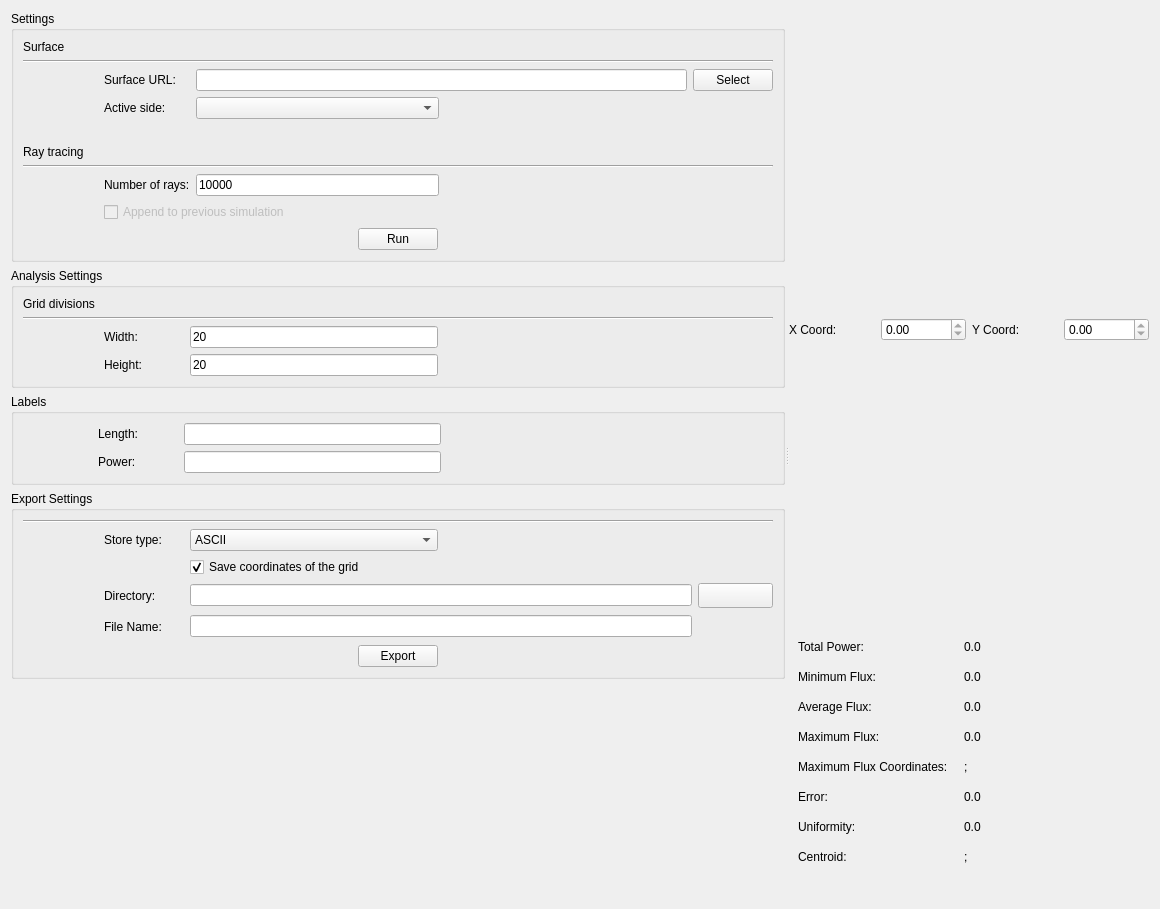
<?xml version="1.0" encoding="UTF-8"?>
<ui version="4.0">
 <class>FluxAnalysisDialog</class>
 <widget class="QDialog" name="FluxAnalysisDialog">
  <property name="geometry">
   <rect>
    <x>0</x>
    <y>0</y>
    <width>1160</width>
    <height>909</height>
   </rect>
  </property>
  <property name="focusPolicy">
   <enum>Qt::NoFocus</enum>
  </property>
  <property name="windowTitle">
   <string>Tonatiuh</string>
  </property>
  <layout class="QVBoxLayout" name="verticalLayout">
   <item>
    <widget class="QWidget" name="dialogMainWidget" native="true">
     <layout class="QHBoxLayout" name="horizontalLayout">
      <property name="leftMargin">
       <number>0</number>
      </property>
      <property name="topMargin">
       <number>0</number>
      </property>
      <property name="rightMargin">
       <number>0</number>
      </property>
      <property name="bottomMargin">
       <number>0</number>
      </property>
      <item>
       <widget class="QSplitter" name="splitter">
        <property name="orientation">
         <enum>Qt::Horizontal</enum>
        </property>
        <widget class="QWidget" name="parametersWidget" native="true">
         <layout class="QVBoxLayout" name="parametersLayout">
          <property name="leftMargin">
           <number>0</number>
          </property>
          <property name="topMargin">
           <number>0</number>
          </property>
          <property name="rightMargin">
           <number>0</number>
          </property>
          <property name="bottomMargin">
           <number>0</number>
          </property>
          <item>
           <widget class="QGroupBox" name="inputWidget">
            <property name="title">
             <string>Settings</string>
            </property>
            <layout class="QGridLayout" name="gridLayout">
             <item row="4" column="1">
              <widget class="QLabel" name="surfaceSideLabel">
               <property name="sizePolicy">
                <sizepolicy hsizetype="Preferred" vsizetype="Preferred">
                 <horstretch>0</horstretch>
                 <verstretch>0</verstretch>
                </sizepolicy>
               </property>
               <property name="text">
                <string>Active side:</string>
               </property>
              </widget>
             </item>
             <item row="12" column="0" colspan="5">
              <widget class="Line" name="line_2">
               <property name="orientation">
                <enum>Qt::Horizontal</enum>
               </property>
              </widget>
             </item>
             <item row="5" column="0" colspan="5">
              <spacer name="horizontalSpacer">
               <property name="orientation">
                <enum>Qt::Horizontal</enum>
               </property>
               <property name="sizeHint" stdset="0">
                <size>
                 <width>40</width>
                 <height>20</height>
                </size>
               </property>
              </spacer>
             </item>
             <item row="13" column="1">
              <widget class="QLabel" name="nRaysLabel">
               <property name="minimumSize">
                <size>
                 <width>80</width>
                 <height>0</height>
                </size>
               </property>
               <property name="text">
                <string>Number of rays:</string>
               </property>
              </widget>
             </item>
             <item row="4" column="3">
              <spacer name="horizontalSpacer_6">
               <property name="orientation">
                <enum>Qt::Horizontal</enum>
               </property>
               <property name="sizeHint" stdset="0">
                <size>
                 <width>40</width>
                 <height>20</height>
                </size>
               </property>
              </spacer>
             </item>
             <item row="4" column="2">
              <widget class="QComboBox" name="sidesCombo">
               <property name="sizePolicy">
                <sizepolicy hsizetype="Expanding" vsizetype="Preferred">
                 <horstretch>0</horstretch>
                 <verstretch>0</verstretch>
                </sizepolicy>
               </property>
               <property name="minimumSize">
                <size>
                 <width>125</width>
                 <height>0</height>
                </size>
               </property>
              </widget>
             </item>
             <item row="3" column="2" colspan="2">
              <widget class="QLineEdit" name="surfaceEdit">
               <property name="sizePolicy">
                <sizepolicy hsizetype="Preferred" vsizetype="Fixed">
                 <horstretch>0</horstretch>
                 <verstretch>0</verstretch>
                </sizepolicy>
               </property>
               <property name="text">
                <string/>
               </property>
              </widget>
             </item>
             <item row="3" column="4">
              <widget class="QPushButton" name="selectButton">
               <property name="focusPolicy">
                <enum>Qt::NoFocus</enum>
               </property>
               <property name="text">
                <string>Select</string>
               </property>
              </widget>
             </item>
             <item row="14" column="1" colspan="2">
              <widget class="QCheckBox" name="appendCheck">
               <property name="enabled">
                <bool>false</bool>
               </property>
               <property name="text">
                <string>Append to previous simulation</string>
               </property>
               <property name="checked">
                <bool>false</bool>
               </property>
              </widget>
             </item>
             <item row="0" column="0">
              <widget class="QLabel" name="surfaceTitleLabel">
               <property name="text">
                <string>Surface</string>
               </property>
              </widget>
             </item>
             <item row="3" column="1">
              <widget class="QLabel" name="surfaceLabel">
               <property name="sizePolicy">
                <sizepolicy hsizetype="Preferred" vsizetype="Preferred">
                 <horstretch>0</horstretch>
                 <verstretch>0</verstretch>
                </sizepolicy>
               </property>
               <property name="minimumSize">
                <size>
                 <width>80</width>
                 <height>0</height>
                </size>
               </property>
               <property name="text">
                <string>Surface URL:</string>
               </property>
              </widget>
             </item>
             <item row="11" column="0">
              <widget class="QLabel" name="label_2">
               <property name="text">
                <string>Ray tracing</string>
               </property>
              </widget>
             </item>
             <item row="13" column="0">
              <spacer name="horizontalSpacer_9">
               <property name="orientation">
                <enum>Qt::Horizontal</enum>
               </property>
               <property name="sizeType">
                <enum>QSizePolicy::Minimum</enum>
               </property>
               <property name="sizeHint" stdset="0">
                <size>
                 <width>75</width>
                 <height>20</height>
                </size>
               </property>
              </spacer>
             </item>
             <item row="1" column="0" colspan="5">
              <widget class="Line" name="line_3">
               <property name="orientation">
                <enum>Qt::Horizontal</enum>
               </property>
              </widget>
             </item>
             <item row="4" column="4">
              <spacer name="horizontalSpacer_16">
               <property name="orientation">
                <enum>Qt::Horizontal</enum>
               </property>
               <property name="sizeType">
                <enum>QSizePolicy::Minimum</enum>
               </property>
               <property name="sizeHint" stdset="0">
                <size>
                 <width>75</width>
                 <height>20</height>
                </size>
               </property>
              </spacer>
             </item>
             <item row="3" column="0">
              <spacer name="horizontalSpacer_17">
               <property name="orientation">
                <enum>Qt::Horizontal</enum>
               </property>
               <property name="sizeType">
                <enum>QSizePolicy::Minimum</enum>
               </property>
               <property name="sizeHint" stdset="0">
                <size>
                 <width>75</width>
                 <height>20</height>
                </size>
               </property>
              </spacer>
             </item>
             <item row="15" column="0" colspan="5">
              <widget class="QWidget" name="runWidget" native="true">
               <layout class="QHBoxLayout" name="runWidgetLayout">
                <property name="spacing">
                 <number>0</number>
                </property>
                <property name="leftMargin">
                 <number>0</number>
                </property>
                <property name="topMargin">
                 <number>0</number>
                </property>
                <property name="rightMargin">
                 <number>0</number>
                </property>
                <property name="bottomMargin">
                 <number>0</number>
                </property>
                <item>
                 <spacer name="horizontalSpacer_4">
                  <property name="orientation">
                   <enum>Qt::Horizontal</enum>
                  </property>
                  <property name="sizeHint" stdset="0">
                   <size>
                    <width>40</width>
                    <height>20</height>
                   </size>
                  </property>
                 </spacer>
                </item>
                <item>
                 <widget class="QPushButton" name="runButton">
                  <property name="focusPolicy">
                   <enum>Qt::NoFocus</enum>
                  </property>
                  <property name="text">
                   <string>Run</string>
                  </property>
                 </widget>
                </item>
                <item>
                 <spacer name="horizontalSpacer_3">
                  <property name="orientation">
                   <enum>Qt::Horizontal</enum>
                  </property>
                  <property name="sizeHint" stdset="0">
                   <size>
                    <width>40</width>
                    <height>20</height>
                   </size>
                  </property>
                 </spacer>
                </item>
               </layout>
               <zorder>runButton</zorder>
               <zorder>horizontalSpacer_3</zorder>
               <zorder>horizontalSpacer_4</zorder>
              </widget>
             </item>
             <item row="13" column="2">
              <widget class="QLineEdit" name="nRaysLine">
               <property name="text">
                <string>10000</string>
               </property>
              </widget>
             </item>
            </layout>
           </widget>
          </item>
          <item>
           <widget class="QGroupBox" name="analysisWidget">
            <property name="title">
             <string>Analysis Settings</string>
            </property>
            <layout class="QGridLayout" name="gridLayout_4">
             <item row="1" column="0" colspan="5">
              <widget class="Line" name="line">
               <property name="orientation">
                <enum>Qt::Horizontal</enum>
               </property>
              </widget>
             </item>
             <item row="0" column="0">
              <widget class="QLabel" name="label_3">
               <property name="text">
                <string>Grid divisions</string>
               </property>
              </widget>
             </item>
             <item row="2" column="0">
              <spacer name="horizontalSpacer_8">
               <property name="orientation">
                <enum>Qt::Horizontal</enum>
               </property>
               <property name="sizeType">
                <enum>QSizePolicy::Minimum</enum>
               </property>
               <property name="sizeHint" stdset="0">
                <size>
                 <width>75</width>
                 <height>20</height>
                </size>
               </property>
              </spacer>
             </item>
             <item row="2" column="1">
              <widget class="QLabel" name="widthDivisionsLabel">
               <property name="sizePolicy">
                <sizepolicy hsizetype="Preferred" vsizetype="Preferred">
                 <horstretch>0</horstretch>
                 <verstretch>0</verstretch>
                </sizepolicy>
               </property>
               <property name="minimumSize">
                <size>
                 <width>80</width>
                 <height>0</height>
                </size>
               </property>
               <property name="text">
                <string>Width:</string>
               </property>
              </widget>
             </item>
             <item row="4" column="1">
              <widget class="QLabel" name="heightDivisionsLabel">
               <property name="text">
                <string>Height:</string>
               </property>
              </widget>
             </item>
             <item row="2" column="2">
              <widget class="QLineEdit" name="gridWidthLine">
               <property name="inputMask">
                <string/>
               </property>
               <property name="text">
                <string>20</string>
               </property>
              </widget>
             </item>
             <item row="4" column="2">
              <widget class="QLineEdit" name="gridHeightLine">
               <property name="inputMask">
                <string/>
               </property>
               <property name="text">
                <string>20</string>
               </property>
              </widget>
             </item>
             <item row="2" column="3">
              <spacer name="horizontalSpacer_7">
               <property name="orientation">
                <enum>Qt::Horizontal</enum>
               </property>
               <property name="sizeHint" stdset="0">
                <size>
                 <width>40</width>
                 <height>20</height>
                </size>
               </property>
              </spacer>
             </item>
             <item row="2" column="4">
              <spacer name="horizontalSpacer_5">
               <property name="orientation">
                <enum>Qt::Horizontal</enum>
               </property>
               <property name="sizeType">
                <enum>QSizePolicy::Minimum</enum>
               </property>
               <property name="sizeHint" stdset="0">
                <size>
                 <width>75</width>
                 <height>20</height>
                </size>
               </property>
              </spacer>
             </item>
            </layout>
           </widget>
          </item>
          <item>
           <widget class="QGroupBox" name="labelsWidget">
            <property name="title">
             <string>Labels</string>
            </property>
            <layout class="QGridLayout" name="gridLayout_6">
             <item row="0" column="1">
              <widget class="QLabel" name="lenghtUnitLabel">
               <property name="minimumSize">
                <size>
                 <width>80</width>
                 <height>0</height>
                </size>
               </property>
               <property name="text">
                <string>Length:</string>
               </property>
              </widget>
             </item>
             <item row="0" column="0">
              <spacer name="horizontalSpacer_18">
               <property name="orientation">
                <enum>Qt::Horizontal</enum>
               </property>
               <property name="sizeType">
                <enum>QSizePolicy::Minimum</enum>
               </property>
               <property name="sizeHint" stdset="0">
                <size>
                 <width>75</width>
                 <height>20</height>
                </size>
               </property>
              </spacer>
             </item>
             <item row="1" column="1">
              <widget class="QLabel" name="powerUnitLabel">
               <property name="text">
                <string>Power:</string>
               </property>
              </widget>
             </item>
             <item row="0" column="2">
              <widget class="QLineEdit" name="lengthUnitLine"/>
             </item>
             <item row="0" column="3">
              <spacer name="horizontalSpacer_19">
               <property name="orientation">
                <enum>Qt::Horizontal</enum>
               </property>
               <property name="sizeHint" stdset="0">
                <size>
                 <width>40</width>
                 <height>20</height>
                </size>
               </property>
              </spacer>
             </item>
             <item row="0" column="4">
              <spacer name="horizontalSpacer_20">
               <property name="orientation">
                <enum>Qt::Horizontal</enum>
               </property>
               <property name="sizeType">
                <enum>QSizePolicy::Minimum</enum>
               </property>
               <property name="sizeHint" stdset="0">
                <size>
                 <width>75</width>
                 <height>20</height>
                </size>
               </property>
              </spacer>
             </item>
             <item row="1" column="2">
              <widget class="QLineEdit" name="powerUnitLine"/>
             </item>
            </layout>
           </widget>
          </item>
          <item>
           <widget class="QGroupBox" name="exportWidget">
            <property name="title">
             <string>Export Settings</string>
            </property>
            <layout class="QGridLayout" name="gridLayout_8">
             <item row="2" column="2">
              <widget class="QCheckBox" name="saveCoordsCheckBox">
               <property name="text">
                <string>Save coordinates of the grid</string>
               </property>
               <property name="checked">
                <bool>true</bool>
               </property>
              </widget>
             </item>
             <item row="3" column="1">
              <widget class="QLabel" name="directoryLabel">
               <property name="sizePolicy">
                <sizepolicy hsizetype="Preferred" vsizetype="Preferred">
                 <horstretch>0</horstretch>
                 <verstretch>0</verstretch>
                </sizepolicy>
               </property>
               <property name="text">
                <string>Directory:</string>
               </property>
              </widget>
             </item>
             <item row="1" column="1">
              <widget class="QLabel" name="storeTypeLabel">
               <property name="enabled">
                <bool>true</bool>
               </property>
               <property name="sizePolicy">
                <sizepolicy hsizetype="Preferred" vsizetype="Preferred">
                 <horstretch>0</horstretch>
                 <verstretch>0</verstretch>
                </sizepolicy>
               </property>
               <property name="minimumSize">
                <size>
                 <width>80</width>
                 <height>0</height>
                </size>
               </property>
               <property name="baseSize">
                <size>
                 <width>0</width>
                 <height>0</height>
                </size>
               </property>
               <property name="text">
                <string>Store type:</string>
               </property>
              </widget>
             </item>
             <item row="4" column="1">
              <widget class="QLabel" name="fileNameLabel">
               <property name="minimumSize">
                <size>
                 <width>0</width>
                 <height>25</height>
                </size>
               </property>
               <property name="text">
                <string>File Name:</string>
               </property>
              </widget>
             </item>
             <item row="4" column="4">
              <spacer name="horizontalSpacer_11">
               <property name="orientation">
                <enum>Qt::Horizontal</enum>
               </property>
               <property name="sizeType">
                <enum>QSizePolicy::Minimum</enum>
               </property>
               <property name="sizeHint" stdset="0">
                <size>
                 <width>75</width>
                 <height>20</height>
                </size>
               </property>
              </spacer>
             </item>
             <item row="1" column="2">
              <widget class="QComboBox" name="storeTypeCombo">
               <property name="sizePolicy">
                <sizepolicy hsizetype="Expanding" vsizetype="Preferred">
                 <horstretch>0</horstretch>
                 <verstretch>0</verstretch>
                </sizepolicy>
               </property>
               <property name="minimumSize">
                <size>
                 <width>85</width>
                 <height>0</height>
                </size>
               </property>
               <property name="maximumSize">
                <size>
                 <width>16777215</width>
                 <height>16777215</height>
                </size>
               </property>
               <property name="acceptDrops">
                <bool>false</bool>
               </property>
               <item>
                <property name="text">
                 <string>ASCII</string>
                </property>
               </item>
               <item>
                <property name="text">
                 <string>IMAGE.PNG</string>
                </property>
               </item>
               <item>
                <property name="text">
                 <string>IMAGE.JPG</string>
                </property>
               </item>
              </widget>
             </item>
             <item row="1" column="0">
              <spacer name="horizontalSpacer_14">
               <property name="orientation">
                <enum>Qt::Horizontal</enum>
               </property>
               <property name="sizeType">
                <enum>QSizePolicy::Minimum</enum>
               </property>
               <property name="sizeHint" stdset="0">
                <size>
                 <width>75</width>
                 <height>20</height>
                </size>
               </property>
              </spacer>
             </item>
             <item row="0" column="0" colspan="5">
              <widget class="Line" name="line_4">
               <property name="orientation">
                <enum>Qt::Horizontal</enum>
               </property>
              </widget>
             </item>
             <item row="3" column="4">
              <widget class="QPushButton" name="selectFileButton">
               <property name="minimumSize">
                <size>
                 <width>0</width>
                 <height>25</height>
                </size>
               </property>
               <property name="focusPolicy">
                <enum>Qt::NoFocus</enum>
               </property>
               <property name="text">
                <string/>
               </property>
               <property name="icon">
                <iconset resource="../resources.qrc">
                 <normaloff>:/images/file/open.png</normaloff>:/images/file/open.png</iconset>
               </property>
              </widget>
             </item>
             <item row="3" column="2" colspan="2">
              <widget class="QLineEdit" name="fileDirEdit">
               <property name="minimumSize">
                <size>
                 <width>0</width>
                 <height>0</height>
                </size>
               </property>
              </widget>
             </item>
             <item row="4" column="2" colspan="2">
              <widget class="QLineEdit" name="fileNameEdit"/>
             </item>
             <item row="1" column="3">
              <spacer name="horizontalSpacer_15">
               <property name="orientation">
                <enum>Qt::Horizontal</enum>
               </property>
               <property name="sizeType">
                <enum>QSizePolicy::Expanding</enum>
               </property>
               <property name="sizeHint" stdset="0">
                <size>
                 <width>40</width>
                 <height>20</height>
                </size>
               </property>
              </spacer>
             </item>
             <item row="7" column="0" rowspan="7" colspan="5">
              <widget class="QWidget" name="exportButtonWidget" native="true">
               <layout class="QHBoxLayout" name="horizontalLayout_5">
                <property name="spacing">
                 <number>0</number>
                </property>
                <property name="leftMargin">
                 <number>0</number>
                </property>
                <property name="topMargin">
                 <number>0</number>
                </property>
                <property name="rightMargin">
                 <number>0</number>
                </property>
                <property name="bottomMargin">
                 <number>0</number>
                </property>
                <item>
                 <spacer name="horizontalSpacer_12">
                  <property name="orientation">
                   <enum>Qt::Horizontal</enum>
                  </property>
                  <property name="sizeHint" stdset="0">
                   <size>
                    <width>196</width>
                    <height>20</height>
                   </size>
                  </property>
                 </spacer>
                </item>
                <item>
                 <widget class="QPushButton" name="exportButton">
                  <property name="maximumSize">
                   <size>
                    <width>16777215</width>
                    <height>16777215</height>
                   </size>
                  </property>
                  <property name="focusPolicy">
                   <enum>Qt::NoFocus</enum>
                  </property>
                  <property name="text">
                   <string>Export</string>
                  </property>
                 </widget>
                </item>
                <item>
                 <spacer name="horizontalSpacer_13">
                  <property name="orientation">
                   <enum>Qt::Horizontal</enum>
                  </property>
                  <property name="sizeHint" stdset="0">
                   <size>
                    <width>196</width>
                    <height>20</height>
                   </size>
                  </property>
                 </spacer>
                </item>
               </layout>
              </widget>
             </item>
            </layout>
           </widget>
          </item>
          <item>
           <spacer name="verticalSpacer_3">
            <property name="orientation">
             <enum>Qt::Vertical</enum>
            </property>
            <property name="sizeType">
             <enum>QSizePolicy::Expanding</enum>
            </property>
            <property name="sizeHint" stdset="0">
             <size>
              <width>20</width>
              <height>40</height>
             </size>
            </property>
           </spacer>
          </item>
         </layout>
        </widget>
        <widget class="QWidget" name="resultsWidget" native="true">
         <layout class="QVBoxLayout" name="resultsLayout">
          <property name="leftMargin">
           <number>0</number>
          </property>
          <property name="topMargin">
           <number>0</number>
          </property>
          <property name="rightMargin">
           <number>0</number>
          </property>
          <property name="bottomMargin">
           <number>0</number>
          </property>
          <item>
           <widget class="QCustomPlot" name="contourPlotWidget" native="true">
            <property name="sizePolicy">
             <sizepolicy hsizetype="Preferred" vsizetype="Preferred">
              <horstretch>0</horstretch>
              <verstretch>0</verstretch>
             </sizepolicy>
            </property>
            <property name="minimumSize">
             <size>
              <width>0</width>
              <height>0</height>
             </size>
            </property>
           </widget>
          </item>
          <item>
           <widget class="QWidget" name="sectorsWidget" native="true">
            <property name="minimumSize">
             <size>
              <width>0</width>
              <height>0</height>
             </size>
            </property>
            <layout class="QHBoxLayout" name="horizontalLayout_2">
             <property name="leftMargin">
              <number>0</number>
             </property>
             <property name="topMargin">
              <number>0</number>
             </property>
             <property name="rightMargin">
              <number>0</number>
             </property>
             <property name="bottomMargin">
              <number>0</number>
             </property>
             <item>
              <widget class="QWidget" name="verticalSectorWidget" native="true">
               <property name="minimumSize">
                <size>
                 <width>0</width>
                 <height>0</height>
                </size>
               </property>
               <layout class="QGridLayout" name="gridLayout_2">
                <property name="leftMargin">
                 <number>0</number>
                </property>
                <property name="rightMargin">
                 <number>0</number>
                </property>
                <property name="bottomMargin">
                 <number>0</number>
                </property>
                <item row="1" column="0" colspan="2">
                 <widget class="QCustomPlot" name="verticalSectorPlot" native="true"/>
                </item>
                <item row="0" column="0">
                 <widget class="QLabel" name="xCoordlabel">
                  <property name="text">
                   <string>X Coord:</string>
                  </property>
                 </widget>
                </item>
                <item row="0" column="1">
                 <widget class="QDoubleSpinBox" name="hSectorXCoordSpin">
                  <property name="maximum">
                   <double>0.000000000000000</double>
                  </property>
                 </widget>
                </item>
               </layout>
              </widget>
             </item>
             <item>
              <widget class="QWidget" name="horizontalSectionWidget" native="true">
               <layout class="QGridLayout" name="gridLayout_5">
                <property name="leftMargin">
                 <number>0</number>
                </property>
                <property name="rightMargin">
                 <number>0</number>
                </property>
                <property name="bottomMargin">
                 <number>0</number>
                </property>
                <item row="1" column="0" colspan="2">
                 <widget class="QCustomPlot" name="horizontaSectorPlot" native="true"/>
                </item>
                <item row="0" column="1">
                 <widget class="QDoubleSpinBox" name="hSectorYCoordSpin">
                  <property name="minimum">
                   <double>0.000000000000000</double>
                  </property>
                  <property name="maximum">
                   <double>0.000000000000000</double>
                  </property>
                  <property name="value">
                   <double>0.000000000000000</double>
                  </property>
                 </widget>
                </item>
                <item row="0" column="0">
                 <widget class="QLabel" name="yCoordlabel">
                  <property name="text">
                   <string>Y Coord:</string>
                  </property>
                 </widget>
                </item>
               </layout>
              </widget>
             </item>
            </layout>
           </widget>
          </item>
          <item>
           <widget class="QWidget" name="statisticalWidget" native="true">
            <layout class="QGridLayout" name="gridLayout_3">
             <item row="3" column="0">
              <widget class="QLabel" name="averageFluxLabel">
               <property name="minimumSize">
                <size>
                 <width>0</width>
                 <height>0</height>
                </size>
               </property>
               <property name="text">
                <string>Average Flux: </string>
               </property>
              </widget>
             </item>
             <item row="1" column="1">
              <widget class="QLabel" name="totalPowerValue">
               <property name="text">
                <string>0.0</string>
               </property>
              </widget>
             </item>
             <item row="2" column="1">
              <widget class="QLabel" name="minimumFluxValue">
               <property name="text">
                <string>0.0</string>
               </property>
              </widget>
             </item>
             <item row="6" column="0">
              <widget class="QLabel" name="maxCoordinatesLabel">
               <property name="minimumSize">
                <size>
                 <width>0</width>
                 <height>0</height>
                </size>
               </property>
               <property name="text">
                <string>Maximum Flux Coordinates:</string>
               </property>
              </widget>
             </item>
             <item row="9" column="1">
              <widget class="QLabel" name="centroidValue">
               <property name="text">
                <string>;</string>
               </property>
              </widget>
             </item>
             <item row="8" column="1">
              <widget class="QLabel" name="uniformityValue">
               <property name="text">
                <string>0.0</string>
               </property>
              </widget>
             </item>
             <item row="8" column="0">
              <widget class="QLabel" name="uniformityLabel">
               <property name="minimumSize">
                <size>
                 <width>0</width>
                 <height>0</height>
                </size>
               </property>
               <property name="text">
                <string>Uniformity:</string>
               </property>
              </widget>
             </item>
             <item row="10" column="3">
              <spacer name="horizontalSpacer_2">
               <property name="orientation">
                <enum>Qt::Horizontal</enum>
               </property>
               <property name="sizeHint" stdset="0">
                <size>
                 <width>40</width>
                 <height>20</height>
                </size>
               </property>
              </spacer>
             </item>
             <item row="2" column="0">
              <widget class="QLabel" name="minimumFluxLabel">
               <property name="minimumSize">
                <size>
                 <width>0</width>
                 <height>0</height>
                </size>
               </property>
               <property name="text">
                <string>Minimum Flux:</string>
               </property>
              </widget>
             </item>
             <item row="1" column="0">
              <widget class="QLabel" name="totalPowerLabel">
               <property name="sizePolicy">
                <sizepolicy hsizetype="Preferred" vsizetype="Preferred">
                 <horstretch>0</horstretch>
                 <verstretch>0</verstretch>
                </sizepolicy>
               </property>
               <property name="minimumSize">
                <size>
                 <width>0</width>
                 <height>0</height>
                </size>
               </property>
               <property name="text">
                <string>Total Power:</string>
               </property>
              </widget>
             </item>
             <item row="7" column="0">
              <widget class="QLabel" name="errorLabel">
               <property name="minimumSize">
                <size>
                 <width>0</width>
                 <height>0</height>
                </size>
               </property>
               <property name="text">
                <string>Error:</string>
               </property>
              </widget>
             </item>
             <item row="0" column="0">
              <spacer name="horizontalSpacer_10">
               <property name="orientation">
                <enum>Qt::Horizontal</enum>
               </property>
               <property name="sizeHint" stdset="0">
                <size>
                 <width>40</width>
                 <height>20</height>
                </size>
               </property>
              </spacer>
             </item>
             <item row="4" column="1">
              <widget class="QLabel" name="maximumFluxValue">
               <property name="text">
                <string>0.0</string>
               </property>
              </widget>
             </item>
             <item row="3" column="1">
              <widget class="QLabel" name="averageFluxValue">
               <property name="text">
                <string>0.0</string>
               </property>
              </widget>
             </item>
             <item row="4" column="0">
              <widget class="QLabel" name="maximumFluxLabel">
               <property name="minimumSize">
                <size>
                 <width>0</width>
                 <height>0</height>
                </size>
               </property>
               <property name="text">
                <string>Maximum Flux:</string>
               </property>
              </widget>
             </item>
             <item row="9" column="0">
              <widget class="QLabel" name="centroidLabel">
               <property name="minimumSize">
                <size>
                 <width>0</width>
                 <height>0</height>
                </size>
               </property>
               <property name="text">
                <string>Centroid:</string>
               </property>
              </widget>
             </item>
             <item row="7" column="1">
              <widget class="QLabel" name="errorValue">
               <property name="text">
                <string>0.0</string>
               </property>
              </widget>
             </item>
             <item row="6" column="1">
              <widget class="QLabel" name="maxCoordinatesValue">
               <property name="text">
                <string>;</string>
               </property>
              </widget>
             </item>
            </layout>
           </widget>
          </item>
         </layout>
        </widget>
       </widget>
      </item>
     </layout>
    </widget>
   </item>
  </layout>
 </widget>
 <customwidgets>
  <customwidget>
   <class>QCustomPlot</class>
   <extends>QWidget</extends>
   <header>gui/qcustomplot.h</header>
   <container>1</container>
  </customwidget>
 </customwidgets>
 <tabstops>
  <tabstop>surfaceEdit</tabstop>
  <tabstop>sidesCombo</tabstop>
  <tabstop>appendCheck</tabstop>
  <tabstop>storeTypeCombo</tabstop>
  <tabstop>saveCoordsCheckBox</tabstop>
  <tabstop>fileDirEdit</tabstop>
  <tabstop>fileNameEdit</tabstop>
  <tabstop>hSectorXCoordSpin</tabstop>
  <tabstop>hSectorYCoordSpin</tabstop>
 </tabstops>
 <resources>
  <include location="../resources.qrc"/>
 </resources>
 <connections/>
</ui>
